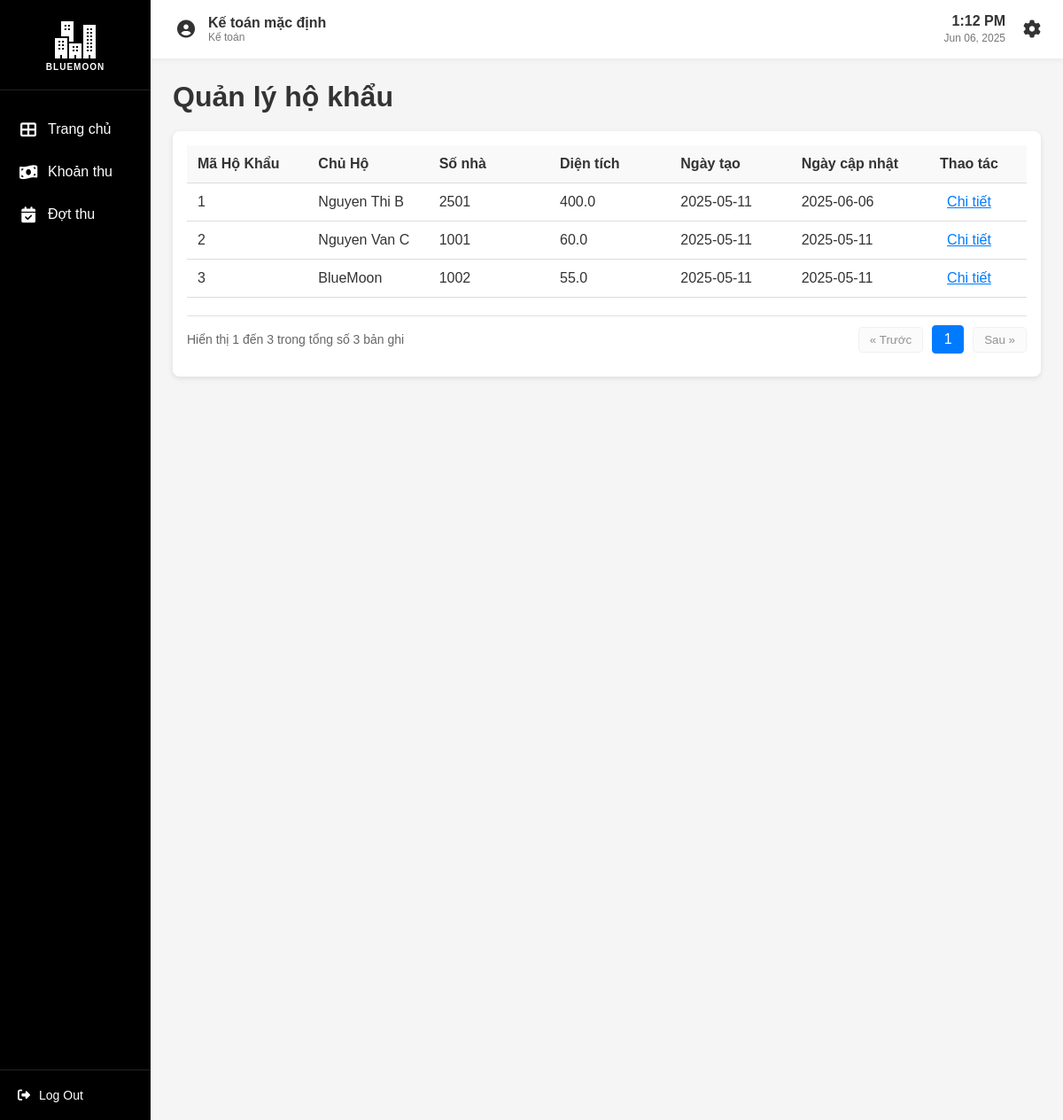
The app's page /hokhau (signed in) with its own data.
### app/model.py (models this page shows, shortened)
class TaiKhoan(db.Model, UserMixin):
    __tablename__ = 'taikhoan'
    id = db.Column(db.Integer, primary_key=True)
    username = db.Column(db.String(50), unique=True, nullable=False)
    password = db.Column(db.String(100), nullable=False)
    vaiTro = db.Column(db.String(50))
    hoTen = db.Column(db.String(100))
    nopphis = db.relationship('NopPhi', backref='taikhoan', lazy=True)

class HoKhau(db.Model):
    __tablename__ = 'hokhau'
    maHoKhau = db.Column(db.Integer, primary_key=True)
    chuHo = db.Column(db.Integer, nullable=False)
    soNha = db.Column(db.String(25), nullable=False)
    ngayLap = db.Column(db.Date)
    ngayCapNhat = db.Column(db.Date)
    dienTich = db.Column(db.Float, nullable=False)
    xeMay = db.Column(db.Integer, default=0)
    oTo = db.Column(db.Integer, default=0)
    lichsuhokhau = db.relationship('LichSuHoKhau', backref='hokhau', lazy=True)
    nhankhau = db.relationship('NhanKhau', backref='hokhau', lazy=True)

class NhanKhau(db.Model):
    __tablename__ = 'nhankhau'
    maNhanKhau = db.Column(db.Integer, primary_key=True)
    hoTen = db.Column(db.String(100), nullable=False)
    ngaySinh = db.Column(db.Date)
    gioiTinh = db.Column(db.String(10))
    quocTich = db.Column(db.String(100))
    noiSinh = db.Column(db.String(100))
    cmnd = db.Column(db.String(25))
    qhVoiChuHo = db.Column(db.String(50))
    trangThai = db.Column(db.String(50))        # 'Thường trú', 'Tạm trú', 'Tạm vắng'
    maHoKhau = db.Column(db.Integer, db.ForeignKey('hokhau.maHoKhau'))
    lichsuhokhau = db.relationship('LichSuHoKhau', backref='nhankhau', lazy=True)
    tamtrutamvang = db.relationship('TamTruTamVang', backref='nhankhau', lazy=True)

### app/routes/hokhau_routes.py (the view)
@hk.route('/hokhau', methods=['GET'])
@login_required
def hokhau():
    hokhaus = HoKhauService.get_all_hokhaus()
    nhankhaus = NhanKhauService.get_all_nhankhau()
    return render_template('hokhau.html', hokhaus=hokhaus, nhankhaus=nhankhaus)

### app/services/hokhau_service.py (called while the page is built)
    @staticmethod
    def get_all_hokhaus():
        return HoKhau.query.all()

    @staticmethod
    def get_all_nhankhau():
        return NhanKhau.query.all()

### app/templates/hokhau.html (shortened to what this page needs)
{% extends "base.html" %}
{% block extra_css %}
<link rel="stylesheet" href="/static/css/hokhau.css">
{% endblock %}
{% block content %}
<div class="container">
    <h1>Quản lý hộ khẩu</h1>
    <div class="card">
        <table class="account-table">
            <thead>
                <tr>
                    <th>Mã Hộ Khẩu</th>
                    <th>Chủ Hộ</th>
                    <th>Số nhà</th>
                    <th>Diện tích</th>
                    <th>Ngày tạo</th>
                    <th>Ngày cập nhật</th>
                    <th class="action-column">Thao tác</th>
                </tr>
            </thead>
            <tbody id="hokhau-table-body">
                {% for hokhau in hokhaus %}
                <tr class="hokhau-row" data-index="{{ loop.index0 }}">
                    <td>{{ hokhau.maHoKhau }}</td>
                    <td>
                        {% if hokhau.chuHo == 0 %}
                            BlueMoon
                        {% else %}
                            {% for nhankhau in nhankhaus %}
                                {% if nhankhau.maNhanKhau == hokhau.chuHo %}
                                    {{ nhankhau.hoTen }}
                                {% endif %}
                            {% endfor %}
                        {% endif %}
                    </td>
                    <td>{{ hokhau.soNha }}</td>
                    <td>{{ hokhau.dienTich }}</td>
                    <td>{{ hokhau.ngayLap }}</td>
                    <td>{{ hokhau.ngayCapNhat }}</td>
                    <td class="action-column">
                        <a href="{{ url_for('hk.hokhau_chitiet', maHoKhau=hokhau.maHoKhau) }}" class="action-button">
                            Chi tiết
                        </a>
                    </td>
                </tr>
                {% endfor %}
            </tbody>
        </table>
        <div class="pagination-container">
            <div class="pagination-info">
                Hiển thị <span id="start-record">1</span> đến <span id="end-record">10</span> trong tổng số <span id="total-records">{{ hokhaus|length }}</span> bản ghi
            </div>
            <div class="pagination-controls">
                <button id="prev-page" class="pagination-button" disabled>&laquo; Trước</button>
                <div id="page-numbers" class="page-numbers">
                </div>
                <button id="next-page" class="pagination-button">Sau &raquo;</button>
            </div>
        </div>
    </div>
</div>
{% endblock %}

### app/templates/base.html (shortened to what this page needs)
<!DOCTYPE html>
<html lang="en">
<head>
    <link rel="stylesheet" href="/static/css/base.css">
    <link rel="stylesheet" href="https://cdnjs.cloudflare.com/ajax/libs/font-awesome/6.4.0/css/all.min.css">
    {% block extra_css %}{% endblock %}
</head>
<body>
    <div class="container">
        <div class="sidebar">
            <div class="logo">
                <img src="/static/images/apartment_white.png" alt="BlueMoon">
                <div class="logo-text"><span class="library-text">BLUEMOON</span></div>
            </div>
            <nav class="sidebar-menu">
                <ul>
                    <li>
                        <a href="{{ url_for('auth.home') }}" class="menu-item {% if request.endpoint == 'auth.home' %}active{% endif %}">
                            <i class="fas fa-th-large"></i>
                            <span>Trang chủ</span>
                        </a>
                    </li>
                    {% if current_user.vaiTro == 'admin' %}
                        <li>
                            <a href="{{ url_for('user.taikhoan') }}" class="menu-item {% if request.endpoint == 'user.taikhoan' %}active{% endif %}">
                                <i class="fas fa-user"></i>
                                <span>Tài khoản</span>
                            </a>
                        </li>
                        <li>
                            <a href="{{ url_for('hk.hokhau') }}" class="menu-item {% if request.endpoint == 'hk.hokhau' %}active{% endif %}">
                                <i class="fas fa-house"></i>
                                <span>Hộ khẩu</span>
                            </a>
                        </li>
                        <li>
                            <a href="{{ url_for('hk.tamtrutamvang') }}" class="menu-item {% if request.endpoint == 'hk.tamtrutamvang' %}active{% endif %}">
                                <i class="fas fa-user-clock"></i>
                                <span>Tạm trú/vắng</span>
                            </a>
                        </li>
                        <li>
                            <a href="{{ url_for('hk.lichsuhokhau') }}" class="menu-item {% if request.endpoint == 'hk.lichsuhokhau' %}active{% endif %}">
                                <i class="fas fa-history"></i>
                                <span>Lịch sử</span>
                            </a>
                        </li>
                    {% elif current_user.vaiTro == 'Kế toán' %}
                        <li>
                            <a href="{{ url_for('tp.khoanthu') }}" class="menu-item {% if request.endpoint == 'tp.khoanthu' %}active{% endif %}">
                                <i class="fas fa-money-bill-wave"></i>
                                <span>Khoản thu</span>
                            </a>
                        </li>
                        <li>
                            <a href="{{ url_for('tp.dotthu') }}" class="menu-item {% if request.endpoint == 'tp.khoanthu' %}active{% endif %}">
                                <i class="fas fa-calendar-check"></i>
                                <span>Đợt thu</span>
                            </a>
                        </li>
                    {% endif %}
                </ul>
            </nav>
            <div class="sidebar-footer">
                <a href="{{ url_for('auth.logout') }}" class="logout-btn">
                    <i class="fas fa-sign-out-alt"></i>
                    <span>Log Out</span>
                </a>
            </div>
        </div>
        <div class="main-content">
            <header class="top-header">
                <div class="user-info">
                    <div class="user-avatar">
                        <i class="fas fa-user-circle"></i>
                    </div>
                    <div class="user-details">
                        <div class="user-name">{{ current_user.hoTen if current_user else 'KháchKhách' }}</div>
                        <div class="user-role">{{ current_user.vaiTro if current_user else '' }}</div>
                    </div>
                </div>
                <div class="header-right">
                    <div class="datetime">
                        <span class="time">{{ current_time }}</span>
                        <span class="date">{{ current_date }}</span>
                    </div>
                    <div class="settings">
                        <a href="#">
                            <i class="fas fa-cog"></i>
                        </a>
                    </div>
                </div>
            </header>
            <div class="content">
                {% block content %}{% endblock %}
            </div>
        </div>
    </div>
</body>
</html>

### app/static/css/base.css (style rules this page uses)
* { margin: 0; padding: 0; box-sizing: border-box; font-family: 'Arial', sans-serif; }
body { background-color: #f5f5f5; color: #333; }
.container { display: flex; height: 100vh; width: 100%; }
.sidebar { width: 170px; height: 100vh; background-color: #000; color: white; display: flex; flex-direction: column; position: fixed; left: 0; top: 0; }
.logo { padding: 20px 15px; border-bottom: 1px solid #222; display: flex; flex-direction: column; align-items: center; text-align: center; }
.logo img { width: 50px; margin-bottom: 5px; }
.logo-text { font-size: 18px; font-weight: bold; color: white; display: block; }
.library-text { font-size: 10px; display: block; margin-top: -5px; text-transform: uppercase; letter-spacing: 1px; }
.sidebar-menu { flex-grow: 1; padding-top: 20px; }
.sidebar-menu ul { list-style: none; }
.menu-item { display: flex; align-items: center; padding: 15px 20px; color: white; text-decoration: none; transition: all 0.3s; }
.menu-item i { margin-right: 10px; font-size: 18px; width: 24px; text-align: center; }
.sidebar-footer { padding: 20px; border-top: 1px solid #222; }
.logout-btn { display: flex; align-items: center; color: white; text-decoration: none; font-size: 14px; }
.logout-btn i { margin-right: 10px; }
.main-content { flex-grow: 1; margin-left: 170px; width: calc(100% - 170px); overflow-y: auto; }
.top-header { background-color: #fff; padding: 15px 25px; display: flex; justify-content: space-between; align-items: center; box-shadow: 0 2px 5px rgba(0,0,0,0.05); }
.user-info { display: flex; align-items: center; }
.user-avatar { width: 30px; height: 30px; border-radius: 50%; margin-right: 10px; display: flex; align-items: center; justify-content: center; color: #333; font-size: 20px; }
.user-details { display: flex; flex-direction: column; }
.user-name { font-weight: bold; font-size: 16px; }
.user-role { font-size: 12px; color: #777; }
.header-right { display: flex; align-items: center; }
.datetime { margin-right: 20px; text-align: right; }
.time { font-weight: bold; font-size: 16px; display: block; }
.date { font-size: 12px; color: #777; }
.settings i { font-size: 20px; color: #333; }
.content { padding: 25px; }

### app/static/css/hokhau.css (style rules this page uses)
.card { width: 100%; background-color: #fff; padding: 16px; border-radius: 8px; box-shadow: 0 2px 6px rgba(0,0,0,0.1); margin-top: 20px; }
.account-table { width: 100%; border-collapse: collapse; table-layout: fixed; }
.account-table th, .account-table td { padding: 12px; border-bottom: 1px solid #ddd; text-align: left; white-space: nowrap; overflow: hidden; text-overflow: ellipsis; }
.account-table th { background-color: #f9f9f9; font-weight: 600; }
.account-table th.action-column, .account-table td.action-column { width: 130px; text-align: center; }
.action-column { text-align: center; width: 80px; gap: 4px; }
.action-button { background: none; border: none; cursor: pointer; font-size: 16px; color: #007bff; }
.container { display: flex; flex-direction: column; height: 100vh; width: 100%; }
.pagination-container { display: flex; justify-content: space-between; align-items: center; margin-top: 20px; padding: 10px 0; border-top: 1px solid #e0e0e0; }
.pagination-info { font-size: 14px; color: #666; }
.pagination-controls { display: flex; align-items: center; gap: 10px; }
.pagination-button { padding: 6px 12px; background-color: #f8f9fa; border: 1px solid #dee2e6; border-radius: 4px; cursor: pointer; color: #212529; transition: background-color 0.2s; }
.pagination-button:disabled { opacity: 0.5; cursor: not-allowed; }
.page-numbers { display: flex; gap: 5px; }
.hokhau-row { display: none; }
.hokhau-row.visible { display: table-row; }

### records on screen
TaiKhoan: hoTen "Kế toán mặc định", vaiTro "Kế toán"
HoKhau: maHoKhau "1", soNha "2501", dienTich "400.0", ngayLap "2025-05-11", ngayCapNhat "2025-06-06"
NhanKhau: hoTen "Nguyen Thi B"
HoKhau: maHoKhau "2", soNha "1001", dienTich "60.0", ngayLap "2025-05-11", ngayCapNhat "2025-05-11"
NhanKhau: hoTen "Nguyen Van C"
HoKhau: maHoKhau "3", chuHo "BlueMoon", soNha "1002", dienTich "55.0", ngayLap "2025-05-11", ngayCapNhat "2025-05-11"

### other values on screen
{{ hokhaus|length }} "3"
